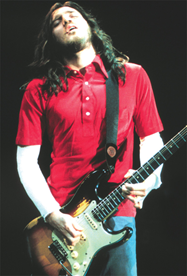
#> input picture mini_john.png, 187 x 276 px
$ python simple_thresholding.py
#> lines starting #> are read from the running program, lines starting #| are printed output that depends on the picture; after the words box and inside, x2 and y2 are one past the last pixel; in counts of white or black regions, pixels touching at a corner belong together
import numpy as np
import argparse
import cv2

image = cv2.imread("mini_john.png") #use always the same image in folder
#> image is the input picture: shape (276, 187, 3); mean B, G, R 77.2, 75.8, 105
cv2.imshow("Orginal", image)

image = cv2.cvtColor(image, cv2.COLOR_BGR2GRAY)
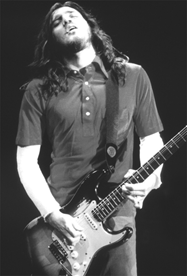
#> image: shape (276, 187); min 25, max 255, mean 84.7
blurred = cv2.GaussianBlur(image, (5, 5), 0)
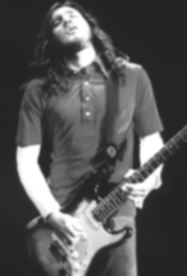
#> blurred: shape (276, 187); min 34, max 255, mean 84.6
cv2.imshow("Image", image)

(T, thresh) = cv2.threshold(blurred, 155, 255, cv2.THRESH_BINARY)
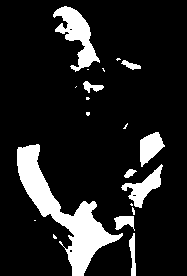
#> thresh: shape (276, 187); 13.4% white; 20 white regions (11 under 20 px), largest, box (x1, y1, x2, y2) and area: (17, 144, 123, 276) 3762, (53, 6, 100, 72) 1238, (121, 164, 163, 208) 648
cv2.imshow("threshold Binary", thresh)

(T, threshInv) = cv2.threshold(blurred, 155, 255, cv2.THRESH_BINARY_INV)
cv2.imshow("threshold Binary Inverse", threshInv)

cv2.imshow("Coins", cv2.bitwise_and(image, image, mask = threshInv))
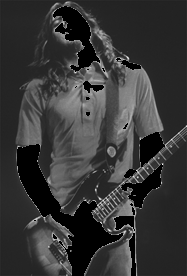
#> window 'Coins': shape (276, 187); min 0, max 251, mean 54.5
cv2.waitKey(0)
